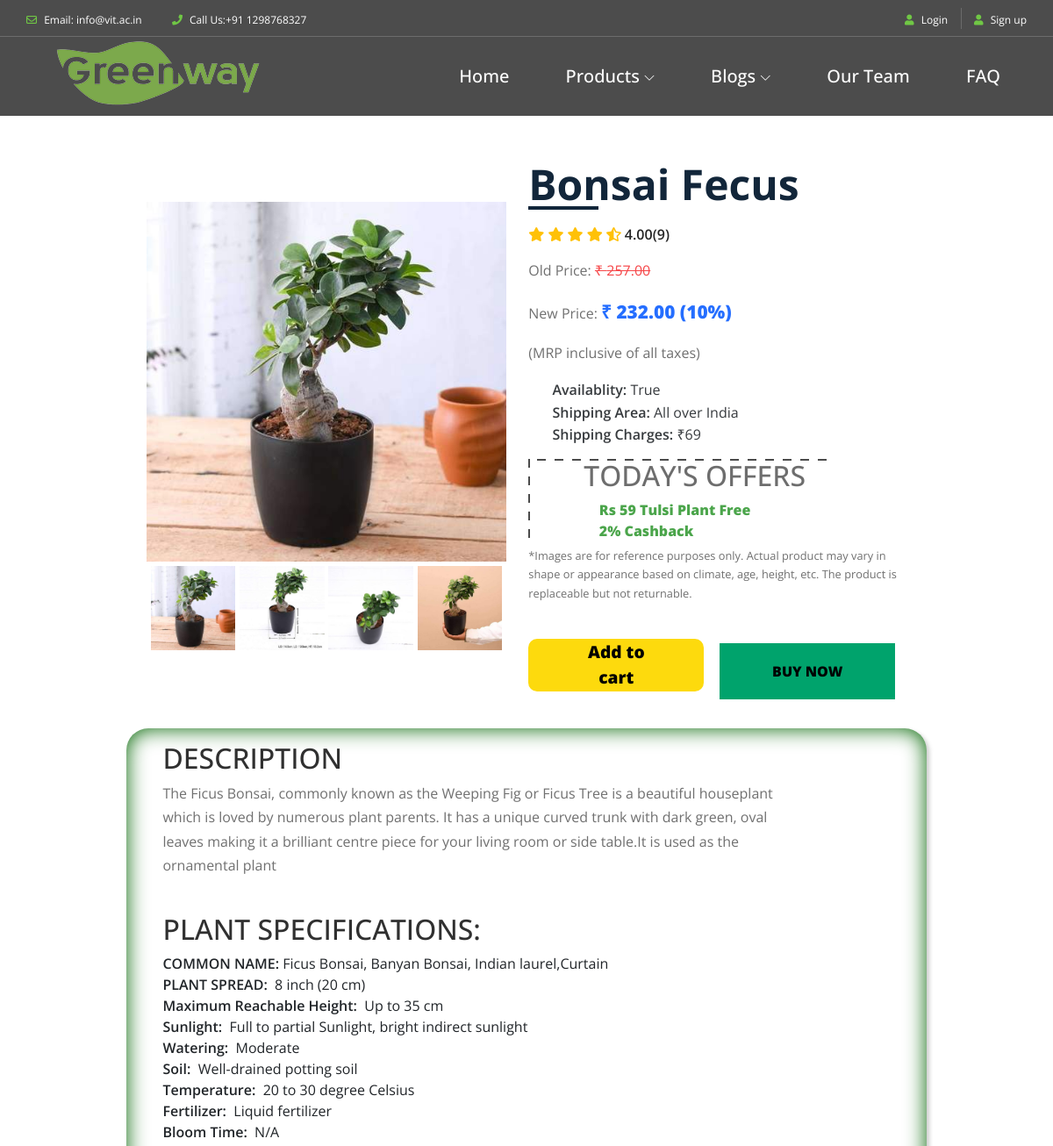
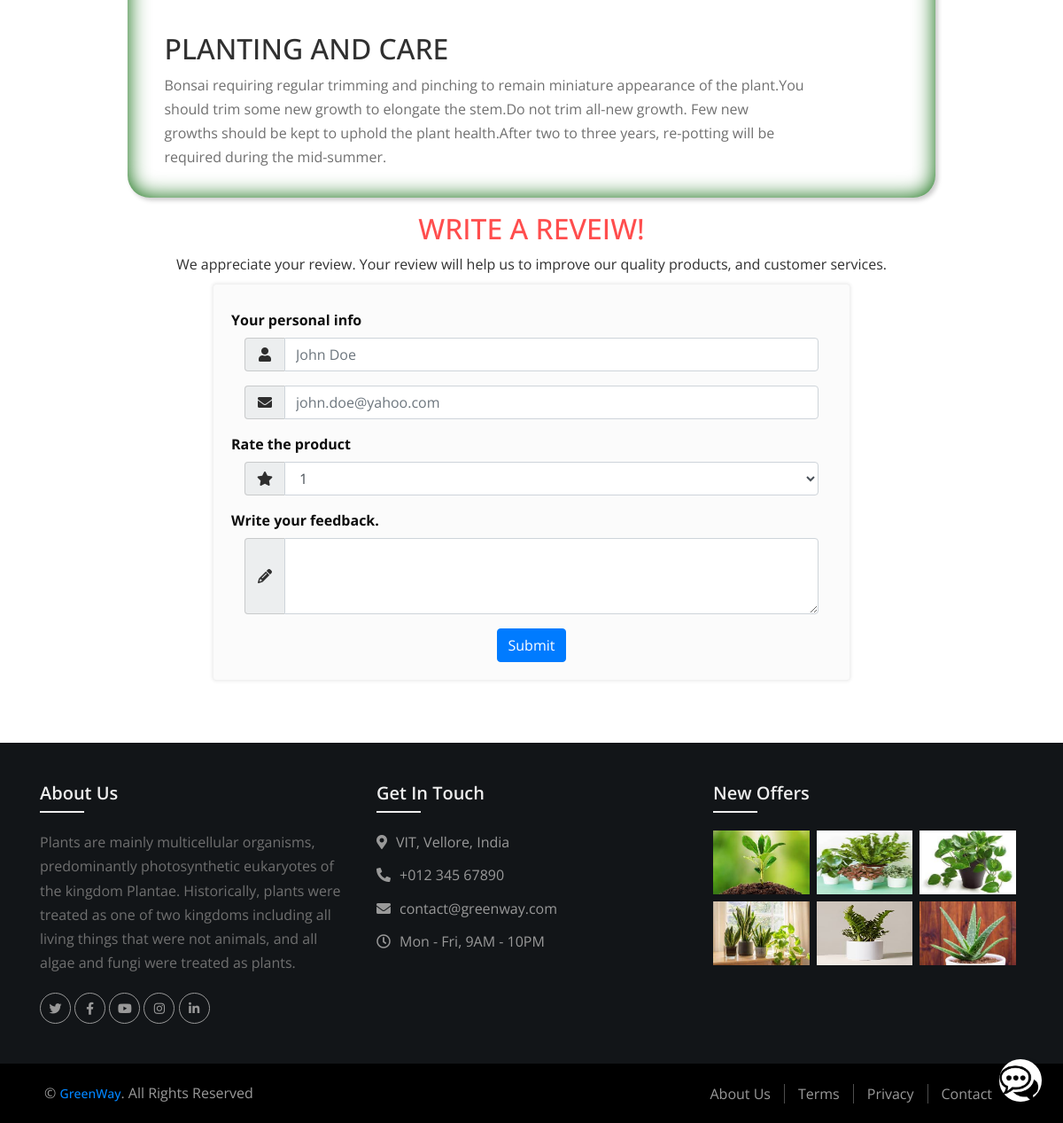
Screenshot of /items/bonsai-fecus with the database file from the repository (2 pictures, top to bottom).
### products/models.py (models this page shows, shortened)
class ItemsImages(models.Model):
    title = models.ForeignKey(ItemMain, on_delete=models.CASCADE)
    image = models.ImageField(upload_to = 'images')

class ItemMain(models.Model):
    title = models.CharField(max_length=50, unique=True)
    price = models.DecimalField(decimal_places=2, max_digits=25)
    description = models.TextField()
    category = models.ForeignKey(ItemsCat, on_delete=models.CASCADE)
    availablity = models.BooleanField(default=False)
    shippingCharges = models.IntegerField(default=0)
    offers = models.IntegerField(default=0)
    plantingAndCare = models.TextField()
    slug = models.SlugField(max_length=50,unique=True, default="", editable=False)

class ItemRating(models.Model):
    title = models.ForeignKey(ItemMain, on_delete=models.CASCADE)
    ratingCount = models.IntegerField()
    rating = models.IntegerField()
    ratingValue = models.DecimalField(decimal_places=2, max_digits=10, editable=False)
    feedback = models.TextField(default="")

class ItemsSpecifications(models.Model):
    title = models.ForeignKey(ItemMain, on_delete=models.CASCADE)
    commonName = models.TextField(default="", max_length=50)
    plantSpread = models.TextField(default="", max_length=50)
    maxHeight = models.TextField(default="", max_length=50)
    sunlight = models.TextField(default="", max_length=50)
    watering = models.TextField(default="", max_length=50)
    soil = models.TextField(default="", max_length=50)
    temp = models.TextField(default="", max_length=50)
    ferti = models.TextField(default="", max_length=50)
    bloomTime = models.TextField(default="", max_length=50)

### products/views.py (the view, shortened to what this page needs)
# urls.py: path('items/<slug:the_slug>', views.itemView, name='itemView'),
def itemView(request, the_slug):
    if request.method == 'GET':
        context = {}
        p = []
        d=[]
        currentItem = ItemMain.objects.filter(slug = the_slug)[0]
        title = currentItem.title
        images = ItemsImages.objects.filter(title=ItemMain.objects.filter(title = title)[0])
        rating = ItemRating.objects.filter(title=ItemMain.objects.filter(title = title)[0])[0]
        descrip = ItemsSpecifications.objects.filter(title=ItemMain.objects.filter(title = title)[0])[0]
        faq = ItemFaq.objects.filter(title=ItemMain.objects.filter(title = title)[0])
        price = currentItem.price
        offer = currentItem.offers
        newPrice = price - (price * offer)//100
        p.append(title)
        p.append(price)
        p.append(offer)
        p.append(newPrice)
        p.append(currentItem.availablity)
        p.append(currentItem.shippingCharges)
        p.append(rating.ratingCount)
        p.append(rating.ratingValue)
        p.append(currentItem.plantingAndCare)
        p.append(currentItem.slug)
        d.append(currentItem.description)
        d.append(descrip.commonName)
        d.append(descrip.plantSpread)
        d.append(descrip.maxHeight)
        d.append(descrip.sunlight)
        d.append(descrip.watering)
        d.append(descrip.soil)
        d.append(descrip.temp)
        d.append(descrip.ferti)
        d.append(descrip.bloomTime)
        context['products'] = p
        context['images'] = images
        context['des'] = d
        context['faq'] = faq
        return render(request, 'products/single_product.html', context)

### templates/products/single_product.html (shortened to what this page needs)
{% extends "base.html" %}
{% load static %}
{% block content %}
<link rel="stylesheet" href="{% static 'css/single_product.css' %}">
<link rel="stylesheet" href="https://cdnjs.cloudflare.com/ajax/libs/font-awesome/5.15.1/css/all.min.css" />
<div class = "card-wrapper">
	  <div class = "product-imgs" style="width: 45%; margin: 1%;">
		<div class = "img-display">
		  <div class = "img-showcase">
			{% for img in images %}
				<img src = " /media/{{ img.image }}" >
			{% endfor %}
		  </div>
		</div>
		<div class = "img-select">
		  {% for img in images %}
		  		<div class = "img-item">
					<a href = "#" data-id = "{{ forloop.counter }}">
			  			<img src = "/media/{{ img.image }}" >
					</a>
		  		</div>
		  {% endfor %}
		</div>
	  </div>
	  <div class = "product-content">
		<h2 class = "product-title">{{ products.0 }}</h2>
		<div class = "product-rating">
		  <i class = "fas fa-star"></i>
		  <i class = "fas fa-star"></i>
		  <i class = "fas fa-star"></i>
		  <i class = "fas fa-star"></i>
		  <i class = "fas fa-star-half-alt"></i>
		  <span>{{ products.7 }}({{ products.6 }})</span>
		</div>
		<div class = "product-price">
		  <p class = "last-price">Old Price: <span> ₹ {{ products.1 }}</span></p>
		  <p class = "new-price" >New Price: <span> ₹ {{ products.3 }} ({{ products.2 }}%)</span></p>
		</div>
		<p class="pm" style="position: relative; bottom: 1.5%;">(MRP inclusive of all taxes)</p>
		<div class = "product-detail">
		  <ul>
			<li>Availablity: <span>{{ products.4 }}</span></li>
			<li>Shipping Area: <span>All over India</span></li>
			<li>Shipping Charges: <span>₹{{ products.5 }}</span></li>
		  </ul>
		</div>
		<div class="box">
			<div class="border-title">
			  <h2>TODAY'S OFFERS</h2>
			</div>
			<div class="border-content" style="color: green; font-weight: 1000;">
			  <ul>
				  <li>Rs 59 Tulsi Plant Free</li>
				  <li>2% Cashback</li>
			  </ul>
			</div>
		 </div>
	  <p class="note" style="font-size: 0.8rem;">*Images are for reference purposes only. Actual product may vary in shape or appearance based on climate, age, height, etc. The product is replaceable but not returnable.</p><br>
	  <div class="button-abc">
		  <button class="cart-button" onClick="f1();">
			  <span class="add-to-cart" style="color: black; font-weight: 900; font: size 1rem;">Add to cart</span>
		  </button>
		  <div class="sub-main" style="position: absolute; top:8%; right:25%;">
			  <button class="button-three">
				  <span class="btn-b" style="font-weight: 900; font-size: 1rem;">BUY NOW</span>
			  </button>
		  </div>
	  </div>
	  </div>
	</div>
 <div class="card1">
  <div class="product-description" style="margin-left: 3%;">
	<h2 class="d-title">DESCRIPTION</h2>
	<p>{{ des.0 }}</p>
	<br><h2>PLANT SPECIFICATIONS:</h2>
	<div class="plant-specification">
		<ul>
			<li class="specification" style="font-weight: 600;">COMMON NAME:&nbsp;<span class="s" style="font-weight: 400;">{{ des.1 }}</span></li>
			<li class="specification" style="font-weight: 600;">PLANT SPREAD:&nbsp; <span class="s" style="font-weight: 400;">{{ des.2 }}</span></li>
			<li class="specification" style="font-weight: 600;">Maximum Reachable Height:&nbsp; <span class="s" style="font-weight: 400;">{{ des.3 }}</span></li>
			<li class="specification" style="font-weight: 600;">Sunlight:&nbsp; <span class="s" style="font-weight: 400;" >{{ des.4 }}</span></li>
			<li class="specification" style="font-weight: 600;">Watering:&nbsp; <span class="s" style="font-weight: 400;">{{ des.5 }}</span></li>
			<li class="specification" style="font-weight: 600;">Soil:&nbsp; <span class="s" style="font-weight: 400;">{{ des.6 }}</span></li>
			<li class="specification" style="font-weight: 600;">Temperature:&nbsp; <span class="s" style="font-weight: 400;">{{ des.7 }}</span></li>
			<li class="specification" style="font-weight: 600;">Fertilizer:&nbsp; <span class="s" style="font-weight: 400;">{{ des.8 }}</span></li>
			<li class="specification" style="font-weight: 600;">Bloom Time:&nbsp; <span class="s" style="font-weight: 400;">{{ des.9 }}</span></li>
		</ul>
	</div>
	<br><h2>PLANTING AND CARE</h2>
	<div class="plant-care">
		<p>{{ products.8 }} </p>
	</div>
</div>
 </div>
  <br><h2 id="fh2">WRITE A REVEIW!</h2>
<h6 id="fh6">We appreciate your review. Your review will help us to improve our quality products, and customer services.</h6>
<form id="feedback" action="review/{{ products.9 }}" method = "post">
<div class="pinfo">Your personal info</div>
<div class="form-group">
<div class="col-md-4 inputGroupContainer"  style="max-width: 100%;">
<div class="input-group">
<span class="input-group-addon"><i class="fa fa-user"></i></span>
<input  name="name" placeholder="John Doe" class="form-control"  type="text">
</div>
</div>
</div>
<div class="form-group">
<div class="col-md-4 inputGroupContainer" style="max-width: 100%;">
<div class="input-group">
<span class="input-group-addon"><i class="fa fa-envelope"></i></span>
  <input name="email" type="email" class="form-control" placeholder="john.doe@yahoo.com">
</div>
</div>
</div>
<div class="pinfo">Rate the product</div>
<div class="form-group">
<div class="col-md-4 inputGroupContainer"  style="max-width: 100%;">
<div class="input-group">
<span class="input-group-addon"><i class="fa fa-star"></i></span>
 <select class="form-control" id="rate" name = 'rate' >
	<option value="1">1</option>
  </select>
  </div>
</div>
</div>
<div class="pinfo"  >Write your feedback.</div>
<div class="form-group">
<div class="col-md-4 inputGroupContainer"  style="max-width: 100%;"	>
<div class="input-group">
<span class="input-group-addon"><i class="fa fa-pencil"></i></span>
<textarea class="form-control" id="review" rows="3" name="feeds"></textarea>
  </div>
</div>
</div>
<div style="text-align: center;">
<button type="submit" class="btn btn-primary" style="margin: 0px auto;">Submit</button>
</div>
</form>
{% endblock content %}

### static_in_env/css/footer.css (style rules this page uses)
a { transition: .3s; }

### static_in_env/css/home/classy-nav.css (style rules this page uses)
* { margin: 0; padding: 0; }
body { font-family: "Roboto", sans-serif; }
ul, ol { margin: 0; }
ul li, ol li { list-style: none; }
img { height: auto; max-width: 100%; }

### rows the page displays
ItemsImages: image (picture)
ItemsImages: image (picture)
ItemsImages: image (picture)
ItemsImages: image (picture)
ItemMain: title "Bonsai Fecus", price "257.00", description "The Ficus Bonsai, commonly known as the Weeping Fig or Ficus Tree is a beautiful houseplant which is loved by numerous plant parents. It has a unique curved trunk with dark green, oval leaves making it a brilliant centre piece for your living room or side table.It is used as the ornamental plant", plantingAndCare "Bonsai requiring regular trimming and pinching to remain miniature appearance of the plant.You should trim some new growth to elongate the stem.Do not trim all-new growth. Few new growths should be kept to uphold the plant health.After two to three years, re-potting will be required during the mid-summer."
ItemRating: ratingValue "4.00"
ItemsSpecifications: commonName "Ficus Bonsai, Banyan Bonsai, Indian laurel,Curtain", plantSpread "8 inch (20 cm)", maxHeight "Up to 35 cm", sunlight "Full to partial Sunlight, bright indirect sunlight", watering "Moderate", soil "Well-drained potting soil", temp "20 to 30 degree Celsius", ferti "Liquid fertilizer", bloomTime "N/A"

### other values shown
{{ products.6 }} "9"
{{ products.3 }} "232.00"
{{ products.2 }} "10"
{{ products.4 }} "True"
{{ products.5 }} "69"
